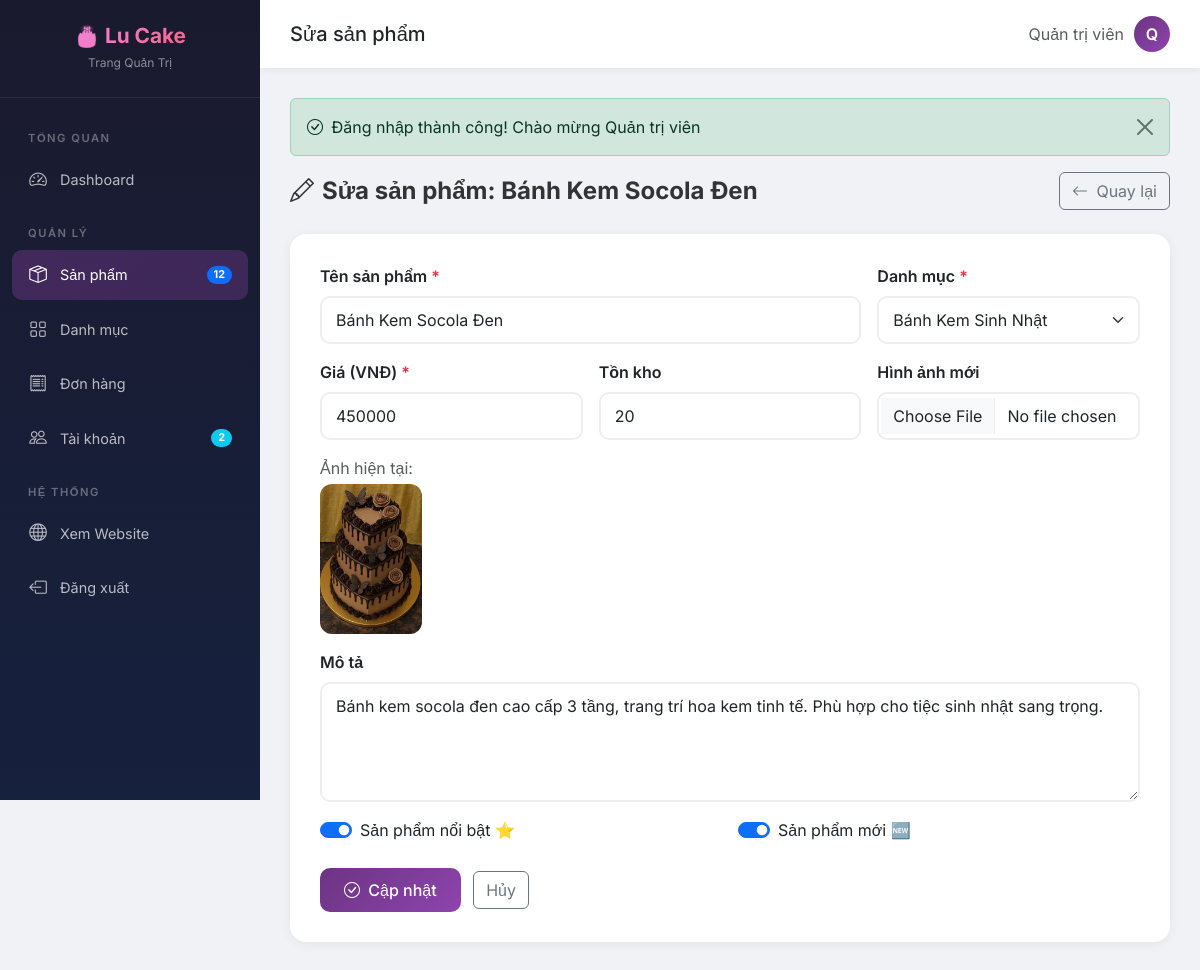
The app's page /admin/sua-san-pham.php?id=1 (signed in) with its own data.
### tables this page shows
CREATE TABLE san_pham (
    id INT AUTO_INCREMENT PRIMARY KEY,
    danh_muc_id INT NOT NULL,
    ten_san_pham VARCHAR(255) NOT NULL,
    mo_ta TEXT,
    gia DECIMAL(12,0) NOT NULL,
    hinh_anh VARCHAR(255),
    noi_bat TINYINT(1) DEFAULT 0,
    moi TINYINT(1) DEFAULT 0,
    ton_kho INT DEFAULT 0,
    ngay_tao TIMESTAMP DEFAULT CURRENT_TIMESTAMP,
    FOREIGN KEY (danh_muc_id) REFERENCES danh_muc(id) ON DELETE CASCADE
);

CREATE TABLE danh_muc (
    id INT AUTO_INCREMENT PRIMARY KEY,
    ten_danh_muc VARCHAR(255) NOT NULL,
    mo_ta TEXT,
    hinh_anh VARCHAR(255),
    ngay_tao TIMESTAMP DEFAULT CURRENT_TIMESTAMP
);

### admin/sua-san-pham.php (the view, shortened to what this page needs)
<?php
require_once 'includes/header.php';
$spId = isset($_GET['id']) ? (int)$_GET['id'] : 0;
$sql = "SELECT * FROM san_pham WHERE id = ?";
$stmt = $conn->prepare($sql);
$stmt->bind_param("i", $spId);
$stmt->execute();
$sanPham = $stmt->get_result()->fetch_assoc();
$dsDanhMuc = $conn->query("SELECT * FROM danh_muc ORDER BY ten_danh_muc");
?>
<div class="page-header">
    <h2><i class="bi bi-pencil me-2"></i>Sửa sản phẩm: <?php echo $sanPham['ten_san_pham']; ?></h2>
    <a href="san-pham.php" class="btn btn-outline-secondary"><i class="bi bi-arrow-left me-1"></i> Quay lại</a>
</div>
<div class="admin-form">
    <form method="POST" enctype="multipart/form-data">
        <div class="row g-3">
            <div class="col-md-8">
                <label class="form-label fw-semibold">Tên sản phẩm <span class="text-danger">*</span></label>
                <input type="text" name="ten_san_pham" class="form-control" required
                       value="<?php echo $sanPham['ten_san_pham']; ?>">
            </div>
            <div class="col-md-4">
                <label class="form-label fw-semibold">Danh mục <span class="text-danger">*</span></label>
                <select name="danh_muc_id" class="form-select" required>
                    <?php while ($dm = $dsDanhMuc->fetch_assoc()): ?>
                        <option value="<?php echo $dm['id']; ?>" <?php echo $sanPham['danh_muc_id'] == $dm['id'] ? 'selected' : ''; ?>>
                            <?php echo $dm['ten_danh_muc']; ?>
                        </option>
                    <?php endwhile; ?>
                </select>
            </div>
            <div class="col-md-4">
                <label class="form-label fw-semibold">Giá (VNĐ) <span class="text-danger">*</span></label>
                <input type="number" name="gia" class="form-control" required min="0"
                       value="<?php echo $sanPham['gia']; ?>">
            </div>
            <div class="col-md-4">
                <label class="form-label fw-semibold">Tồn kho</label>
                <input type="number" name="ton_kho" class="form-control" min="0"
                       value="<?php echo $sanPham['ton_kho']; ?>">
            </div>
            <div class="col-md-4">
                <label class="form-label fw-semibold">Hình ảnh mới</label>
                <input type="file" name="hinh_anh" id="hinh_anh" class="form-control" accept="image/*">
            </div>
            <div class="col-12">
                <?php if ($sanPham['hinh_anh'] && file_exists(dirname(__DIR__) . '/assets/images/products/' . $sanPham['hinh_anh'])): ?>
                    <p class="text-muted mb-1">Ảnh hiện tại:</p>
                    <img src="<?php echo layURLGoc(); ?>/assets/images/products/<?php echo $sanPham['hinh_anh']; ?>" alt="" style="max-height:150px; border-radius:12px;">
                <?php endif; ?>
            </div>
            <div class="col-12">
                <label class="form-label fw-semibold">Mô tả</label>
                <textarea name="mo_ta" class="form-control" rows="4"><?php echo $sanPham['mo_ta']; ?></textarea>
            </div>
            <div class="col-md-6">
                <div class="form-check form-switch">
                    <input class="form-check-input" type="checkbox" name="noi_bat" id="noi_bat" <?php echo $sanPham['noi_bat'] ? 'checked' : ''; ?>>
                    <label class="form-check-label" for="noi_bat">Sản phẩm nổi bật ⭐</label>
                </div>
            </div>
            <div class="col-md-6">
                <div class="form-check form-switch">
                    <input class="form-check-input" type="checkbox" name="moi" id="moi" <?php echo $sanPham['moi'] ? 'checked' : ''; ?>>
                    <label class="form-check-label" for="moi">Sản phẩm mới 🆕</label>
                </div>
            </div>
            <div class="col-12 mt-4">
                <button type="submit" class="btn btn-admin-primary"><i class="bi bi-check-circle me-1"></i> Cập nhật</button>
                <a href="san-pham.php" class="btn btn-outline-secondary ms-2">Hủy</a>
            </div>
        </div>
    </form>
</div>
<?php require_once 'includes/footer.php'; ?>

### admin/includes/header.php (style rules this page uses)
:root { --admin-primary: #6C3483; --admin-primary-light: #8E44AD; --admin-dark: #1a1a2e; --admin-sidebar: #16213e; --admin-card: #ffffff; --admin-bg: #f0f2f5; }
* { box-sizing: border-box; }
body { font-family: 'Inter', sans-serif; background: var(--admin-bg); margin: 0; }
.btn-admin-primary { background: linear-gradient(135deg, var(--admin-primary), var(--admin-primary-light)); color: #fff; border: none; padding: 10px 24px; border-radius: 10px; font-weight: 500; transition: all 0.3s ease; }
.admin-form { background: #fff; border-radius: 16px; padding: 30px; box-shadow: 0 2px 12px rgba(0,0,0,0.06); }
.admin-form .form-control, .admin-form .form-select { border: 2px solid #eee; border-radius: 10px; padding: 10px 14px; transition: all 0.3s ease; }
.page-header { display: flex; align-items: center; justify-content: space-between; margin-bottom: 24px; }
.page-header h2 { margin: 0; font-size: 1.5rem; font-weight: 700; color: #333; }

### records on screen
san_pham: ten_san_pham "Bánh Kem Socola Đen", danh_muc_id "Bánh Kem Sinh Nhật", gia "450000", ton_kho "20", hinh_anh (picture), mo_ta "Bánh kem socola đen cao cấp 3 tầng, trang trí hoa kem tinh tế. Phù hợp cho tiệc sinh nhật sang trọng.", noi_bat "☑", moi "☑"

### other values on screen
$tongSP "12"
$tongND "2"
$tieuDeTrang "Sửa sản phẩm"
$_SESSION['ho_ten'] "Quản trị viên"
mb_substr($_SESSION['ho_ten'], 0, 1) "Q"
$noiDung "Đăng nhập thành công! Chào mừng Quản trị viên"
